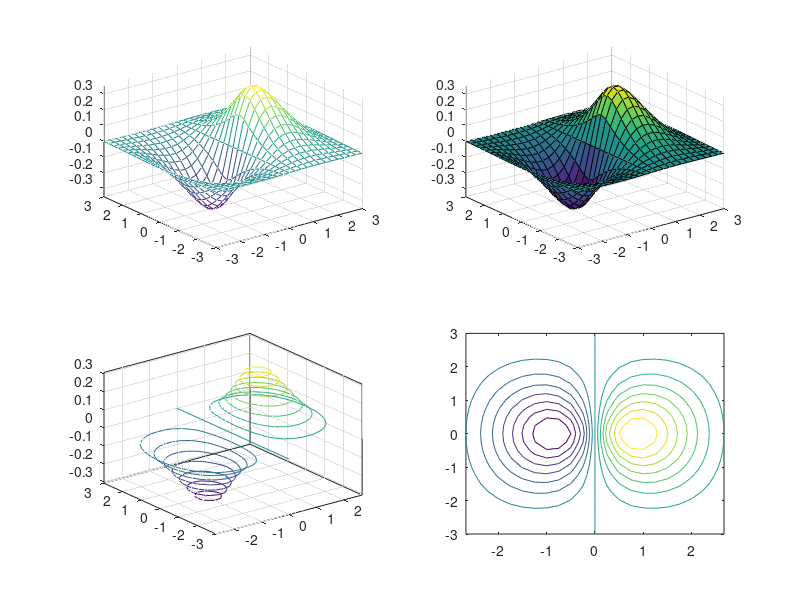
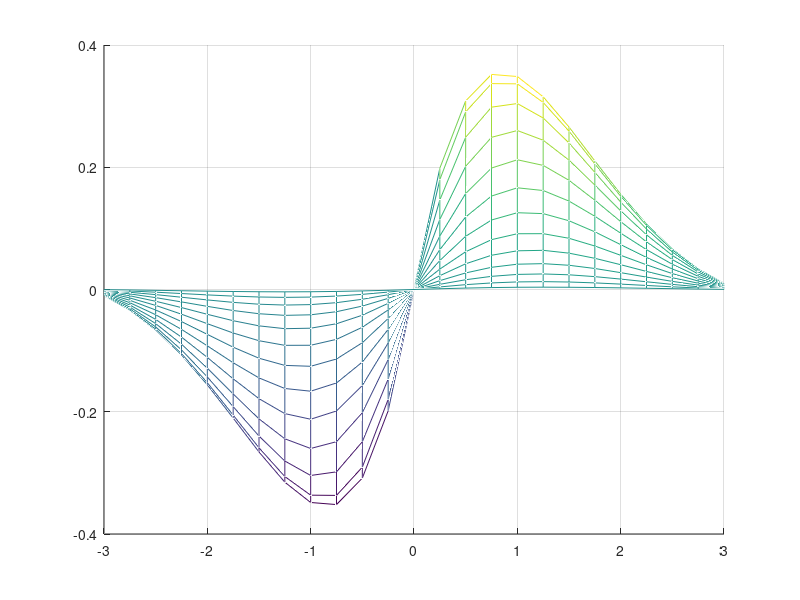
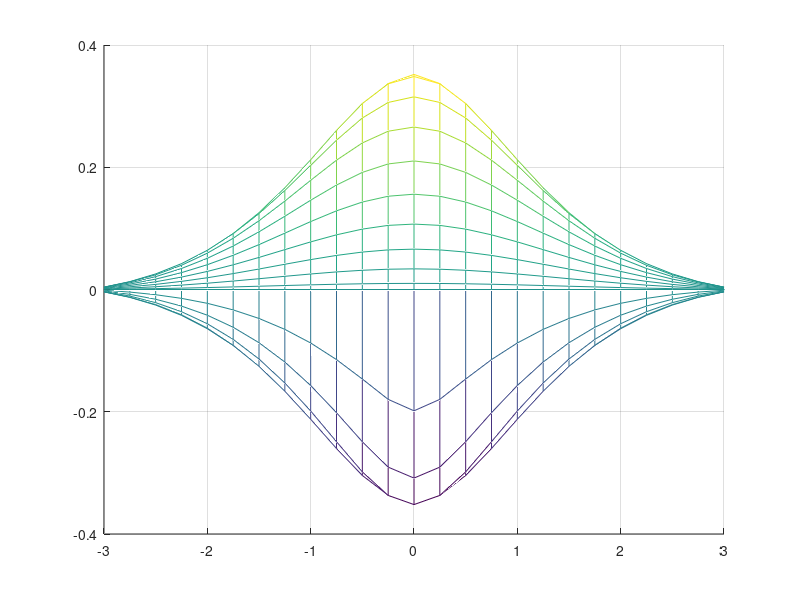

MATLAB code to generate these figures, in order:
x=-3:0.25:3;
y=-3:0.25:3;
[X,Y]=meshgrid(x,y);
Z=1.8.^(-1.5*sqrt(X.^2+Y.^2)).*cos(0.5*Y).*sin(X);
figure;
subplot(2,2,1);mesh(X,Y,Z);axis tight;
subplot(2,2,2);surf(X,Y,Z);axis tight;
subplot(2,2,3);contour3(X,Y,Z,15);axis tight;
subplot(2,2,4);contour(X,Y,Z,15);axis tight;
figure; mesh(X,Y,Z); view(0,0); hold on;
figure; mesh(X,Y,Z); view(90,0); hold on;
